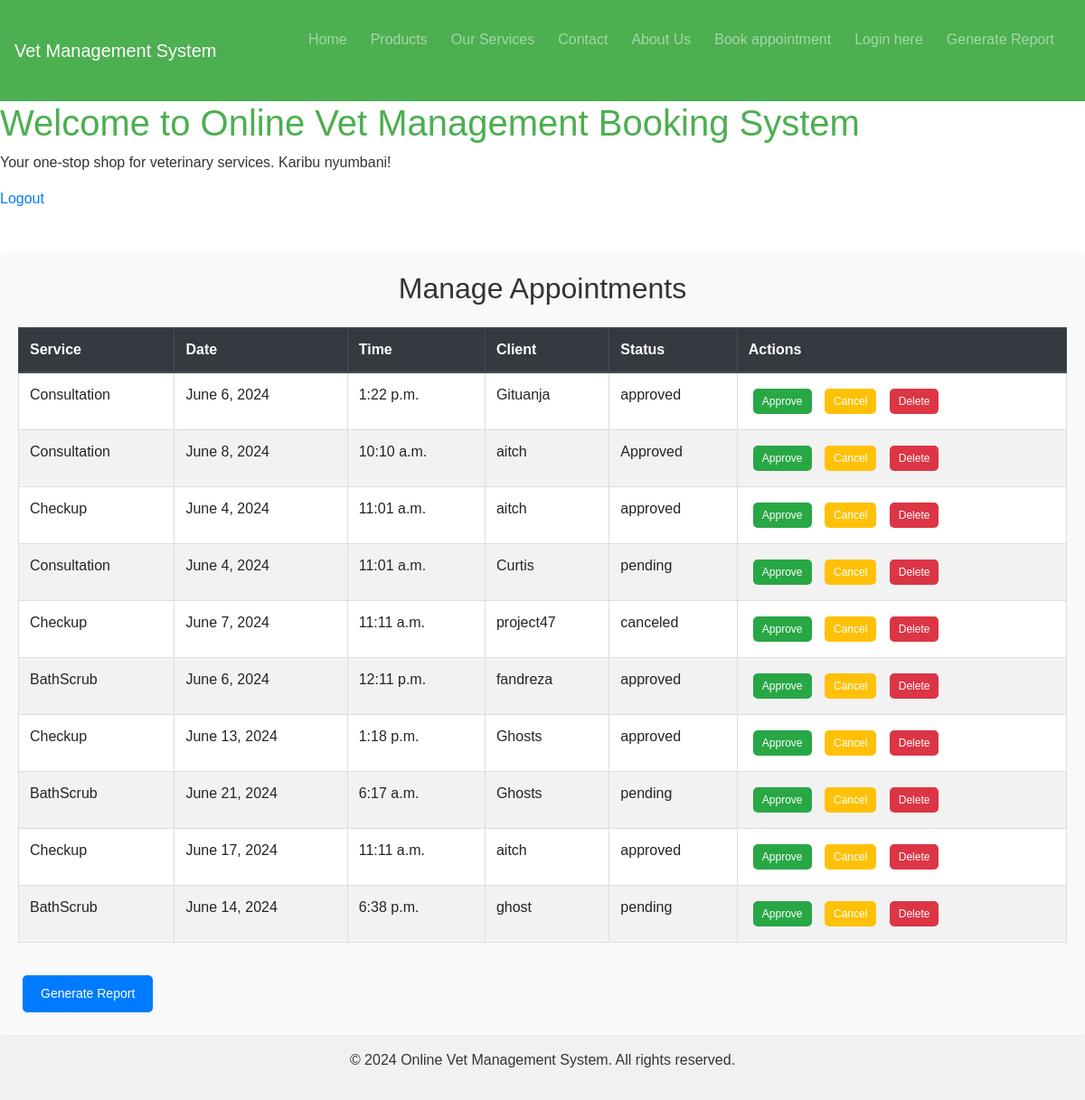
Page /manage/ (signed in) on the committed database.
### appointments/models.py (models this page shows, shortened)
class Appointment(models.Model):
    STATUS_CHOICES = [
        ('pending', 'Pending'),
        ('approved', 'Approved'),
        ('canceled', 'Canceled')
    ]
    client = models.ForeignKey(User, on_delete=models.CASCADE, related_name='appointments')
    service = models.ForeignKey(Service, on_delete=models.CASCADE)
    date = models.DateField()
    time_slot = models.TimeField()
    veterinarian = models.CharField(max_length=255)
    status = models.CharField(max_length=10, choices=STATUS_CHOICES, default='pending')
    client_name = models.CharField(max_length=255)  # Added field
    client_email = models.EmailField(default='default@example.com')  # Added default value
    message = models.TextField(blank=True, null=True)  # Added field

class Service(models.Model):
    name = models.CharField(max_length=255)
    description = models.TextField()
    duration = models.DurationField()
    price = models.DecimalField(max_digits=10, decimal_places=2)

### appointments/views.py (the view)
# urls.py: path('manage/', manage_appointments, name='manage'),
@user_passes_test(is_admin, login_url='/no-access/')
def manage_appointments(request):
    appointments = Appointment.objects.all()
    return render(request, 'appointments/manage.html', {'appointments': appointments})

### appointments/views.py (called while the page is built)
def is_admin(user):
    return user.is_staff or user.is_superuser

### appointments/templates/appointments/manage.html (shortened to what this page needs)
{% extends 'base.html' %}
{% block content %}
<div class="container mt-5">
  <h2 class="text-center mb-4">Manage Appointments</h2>
  <div class="table-responsive">
    <table class="table table-bordered table-hover">
      <thead class="thead-dark">
        <tr>
          <th>Service</th>
          <th>Date</th>
          <th>Time</th>
          <th>Client</th>
          <th>Status</th>
          <th>Actions</th>
        </tr>
      </thead>
      <tbody>
        {% for appointment in appointments %}
        <tr>
          <td>{{ appointment.service.name }}</td>
          <td>{{ appointment.date }}</td>
          <td>{{ appointment.time_slot }}</td>
          <td>{{ appointment.client.username }}</td>
          <td>{{ appointment.status }}</td>
          <td>
            <a href="{% url 'appointments:approve_appointment' appointment.id %}" class="btn btn-success btn-sm">Approve</a>
            <a href="{% url 'appointments:cancel_appointment' appointment.id %}" class="btn btn-warning btn-sm">Cancel</a>
            <a href="{% url 'appointments:delete_appointment' appointment.id %}" class="btn btn-danger btn-sm">Delete</a>
          </td>
        </tr>
        {% endfor %}
      </tbody>
    </table>
  </div>
  <a href="{% url 'appointments:generate_report' %}" class="btn btn-primary mt-3">Generate Report</a>
</div>
{% endblock %}

### templates/base.html (style rules this page uses)
.container { max-width: 960px; margin: 0 auto; padding: 20px; }
.btn-primary { background-color: #4CAF50; border-color: #4CAF50; }

### appointments/templates/appointments/manage.html (style rules this page uses)
.container { max-width: 1200px; margin: 0 auto; padding: 20px; background-color: #f9f9f9; border-radius: 5px; box-shadow: 0 2px 5px rgba(0, 0, 0, 0.1); }
.container h2 { text-align: center; margin-bottom: 20px; }
.table { width: 100%; margin-bottom: 20px; border-collapse: collapse; background-color: #fff; }
.table thead { background-color: #333; color: #fff; }
.table th, .table td { padding: 12px; text-align: left; border: 1px solid #ddd; }
.table tbody tr:nth-child(even) { background-color: #f2f2f2; }
.btn { display: inline-block; padding: 10px 20px; font-size: 14px; text-align: center; text-decoration: none; border-radius: 5px; margin: 5px; }
.btn-sm { padding: 5px 10px; font-size: 12px; }
.btn-primary { background-color: #007bff; color: white; border: none; }
.btn-success { background-color: #28a745; color: white; border: none; }
.btn-warning { background-color: #ffc107; color: white; border: none; }
.btn-danger { background-color: #dc3545; color: white; border: none; }

### rows in the picture
Appointment: service.name "Consultation", date "June 6, 2024", time_slot "1:22 p.m.", client.username "Gituanja", status "approved"
Appointment: service.name "Consultation", date "June 8, 2024", time_slot "10:10 a.m.", client.username "aitch", status "Approved"
Appointment: service.name "Checkup", date "June 4, 2024", time_slot "11:01 a.m.", client.username "aitch", status "approved"
Appointment: service.name "Consultation", date "June 4, 2024", time_slot "11:01 a.m.", client.username "Curtis", status "pending"
Appointment: service.name "Checkup", date "June 7, 2024", time_slot "11:11 a.m.", client.username "project47", status "canceled"
Appointment: service.name "BathScrub", date "June 6, 2024", time_slot "12:11 p.m.", client.username "fandreza", status "approved"
Appointment: service.name "Checkup", date "June 13, 2024", time_slot "1:18 p.m.", client.username "Ghosts", status "approved"
Appointment: service.name "BathScrub", date "June 21, 2024", time_slot "6:17 a.m.", client.username "Ghosts", status "pending"
Appointment: service.name "Checkup", date "June 17, 2024", time_slot "11:11 a.m.", client.username "aitch", status "approved"
Appointment: service.name "BathScrub", date "June 14, 2024", time_slot "6:38 p.m.", client.username "ghost", status "pending"
